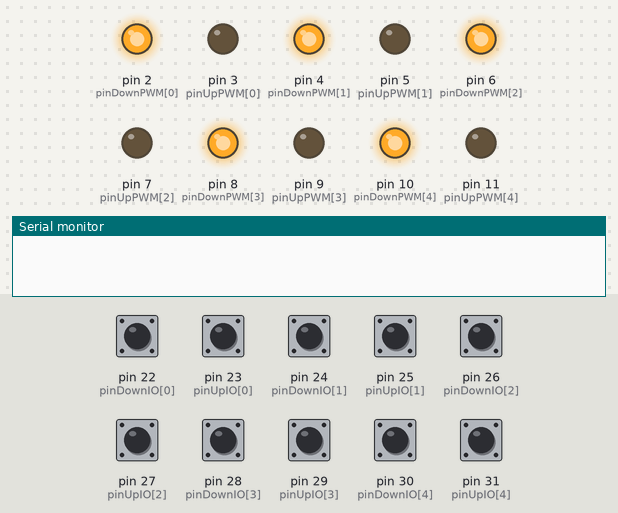
A program run on a simulated Arduino Mega 2560, built with avr-gcc and run on an emulated ATmega2560. On the bench: output pins drawn as LEDs (lit = HIGH), the last lines printed to the serial monitor. The test bench sets the inputs (shaded band); at power-on: pin 22 (pinDownIO[0]), pin 23 (pinUpIO[0]), pin 24 (pinDownIO[1]), pin 25 (pinUpIO[1]), pin 26 (pinDownIO[2]), pin 27 (pinUpIO[2]), pin 28 (pinDownIO[3]), pin 29 (pinUpIO[3]), pin 30 (pinDownIO[4]), pin 31 (pinUpIO[4]) LOW.

Above: at 4.2 s.
4.3 s: pin 23 (pinUpIO[0]) pulled HIGH for 1 s
At 5.4 s:
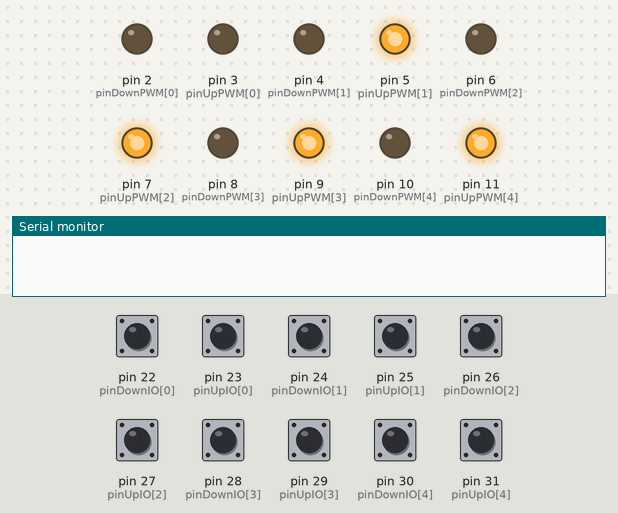
8.3 s: pin 22 (pinDownIO[0]) pulled HIGH for 0.15 s
At 9.1 s:
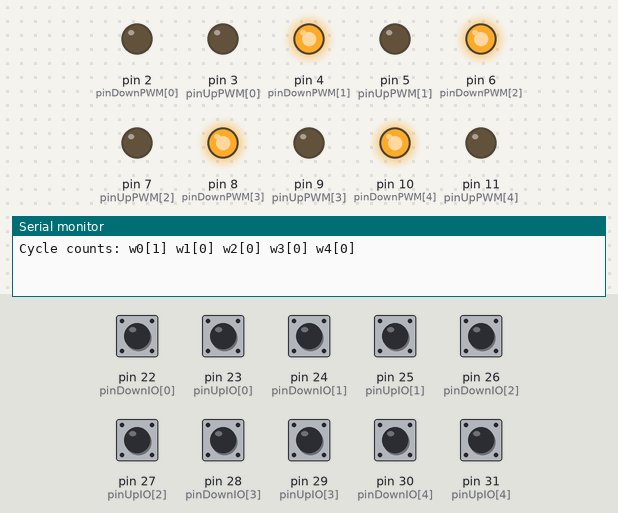
11.4 s: pin 25 (pinUpIO[1]) pulled HIGH for 0.15 s
At 11.8 s:
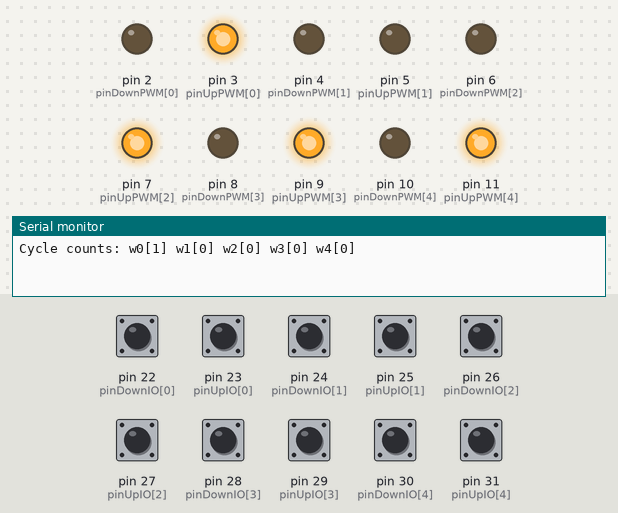
13.5 s: pin 24 (pinDownIO[1]) pulled HIGH for 0.15 s
At 14.2 s:
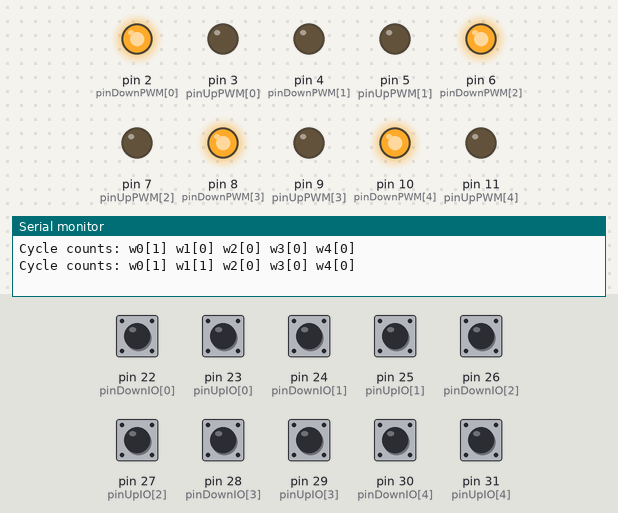
16.5 s: pin 27 (pinUpIO[2]) pulled HIGH for 0.15 s
At 16.9 s:
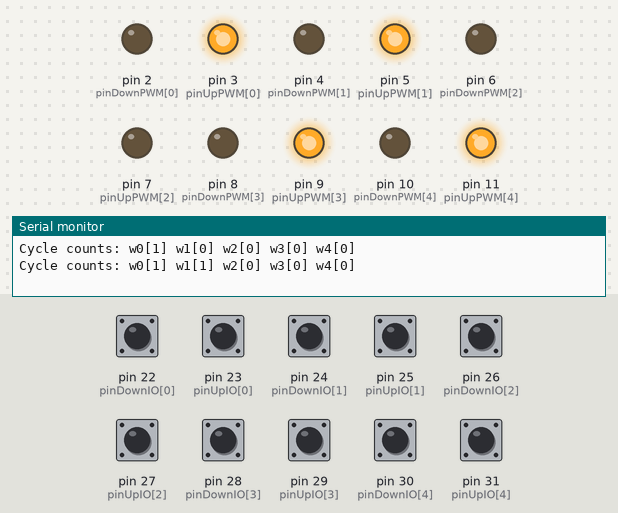
18.5 s: pin 26 (pinDownIO[2]) pulled HIGH for 0.15 s
Timing chart, 0 to 22.5 s (numbered marks = the images above; inputs shaded):
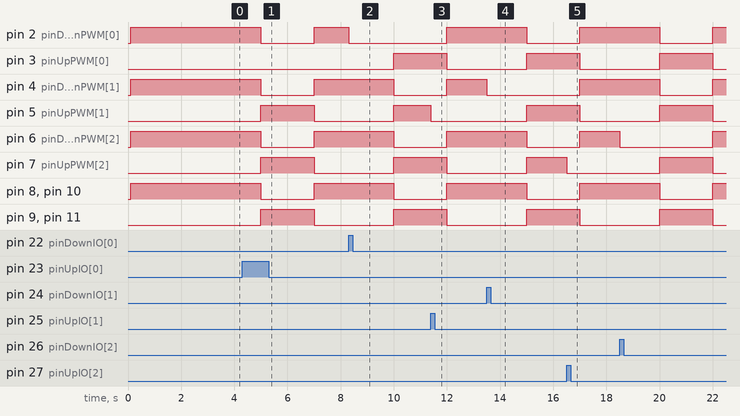

Measured:
- after the input at 4.3 s, pin 3 (pinUpPWM[0]): stays LOW (without the input it goes to HIGH after 0.70 s)
- after the input at 8.3 s, pin 2 (pinDownPWM[0]): HIGH → LOW after 0.00 s instead of 1.7 s
- after the input at 11.4 s, pin 5 (pinUpPWM[1]): HIGH → LOW after 0.00 s instead of 0.60 s
- after the input at 13.5 s, pin 4 (pinDownPWM[1]): HIGH → LOW after 0.00 s instead of 1.5 s
- after the input at 16.5 s, pin 7 (pinUpPWM[2]): HIGH → LOW after 0.00 s instead of 0.50 s

The program:

main.cpp
```cpp
// ######################################

// ============== main.cpp ==============

// ######################################

/**
 * @file Main Arduino file for running the maze.
 */

// BUILT IN
#include "Arduino.h"
#include <Wire.h>

//============ VARIABLES ===============

// Flags for testing
bool doLimitSwitchCheck = false;
bool doLimitSwitchPrint = false;
bool doRunStatePrint = false;
bool doTimePrint = false;

// Timing variables
const unsigned long dtRun = 5000;     // Minimum delay between loops
const unsigned long dtTimeout = 2000; // Timeout for the limit switch check

// Number of walls
const int NWALLS = 5;

// Pin mapping
int pinDownPWM[5] = {2, 4, 6, 8, 10};    // Down PWM pin (purple)
int pinUpPWM[5] = {3, 5, 7, 9, 11};      // Up PWM pin (blue wire)
int pinUpIO[5] = {23, 25, 27, 29, 31};   // Up limit switch pin (yellow wire)
int pinDownIO[5] = {22, 24, 26, 28, 30}; // Down limit switch pin (green wire)

// PWM settings
uint8_t pwmUpFreq = 255;   // PWM dowm movement frequency [0, 255]
uint8_t pwmDownFreq = 255; // PWM up movement frequency [0, 255]

// Limit switch state
byte switchState[5] = {0, 0, 0, 0, 0}; // [1:down, 2:up]

// Track the number of cycles
unsigned long cycleCount[5] = {0, 0, 0, 0, 0};

//=============== FUNCTIONS =============

/**
 * @brief Check the limit switches to see if they are triggered.
 *
 * @return 1 if the down limit switch is triggered, 2 if the up limit switch is triggered, 0 otherwise.
 */
byte checkLimitSwitches(int i_wall)
{
  // Check the down switch
  if (digitalRead(pinDownIO[i_wall]) == HIGH && switchState[i_wall] != 1)
  {
    switchState[i_wall] = 1;

    // Print switch triggered
    if (doLimitSwitchCheck || doLimitSwitchPrint)
    {
      Serial.print("Down switch triggered: ");
      Serial.println(i_wall);
    }
  }
  // Check the up switch
  else if (digitalRead(pinUpIO[i_wall]) == HIGH && switchState[i_wall] != 2)
  {
    switchState[i_wall] = 2;

    // Print switch triggered
    if (doLimitSwitchCheck || doLimitSwitchPrint)
    {
      Serial.print("UP switch triggered: ");
      Serial.println(i_wall);
    }
  }
  else
  {
    return 0;
  }
  return switchState[i_wall];
}

/**
 * @brief Run the walls up or down.
 *
 * @param run_dir Direction to run [1:down, 2:up].
 */
void runWalls(int run_dir)
{
  bool is_ran_arr[NWALLS] = {0};
  unsigned long start_time = millis(); // Record the start time

  // Run each wall
  for (int i_wall = 0; i_wall < NWALLS; i_wall++)
  {
    if (run_dir == 1)
    {
      // Move the wall down
      analogWrite(pinUpPWM[i_wall], 0);
      analogWrite(pinDownPWM[i_wall], pwmDownFreq);

      if (doRunStatePrint)
      {
        Serial.print("Start run wall down: wall=");
        Serial.print(i_wall);
        Serial.print(" state=");
        Serial.println(switchState[i_wall]);
      }
    }
    else if (run_dir == 2)
    {
      // Move the wall up
      analogWrite(pinDownPWM[i_wall], 0);
      analogWrite(pinUpPWM[i_wall], pwmUpFreq);

      if (doRunStatePrint)
      {
        Serial.print("Start run wall up: wall=");
        Serial.print(i_wall);
        Serial.print(" state=");
        Serial.println(switchState[i_wall]);
      }
    }
  }

  // Check each wall, with a timeout
  while (millis() - start_time < dtTimeout)
  {
    for (int i_wall = 0; i_wall < NWALLS; i_wall++)
    {
      if (is_ran_arr[i_wall])
      {
        continue;
      }
      if (run_dir == 1)
      {
        // Check for the down limit switch
        if (checkLimitSwitches(i_wall) == 1)
        {
          // Increment the cycle count for down movement
          cycleCount[i_wall]++;

          // Stop the wall
          analogWrite(pinUpPWM[i_wall], 0);
          analogWrite(pinDownPWM[i_wall], 0);

          is_ran_arr[i_wall] = true;

          if (doRunStatePrint)
          {
            Serial.print("Stop run wall down: wall=");
            Serial.print(i_wall);
            Serial.print(" state=");
            Serial.println(switchState[i_wall]);
          }
        }
      }
      else if (run_dir == 2)
      {
        // Check for the up limit switch
        if (checkLimitSwitches(i_wall) == 2)
        {
          // Stop the wall
          analogWrite(pinUpPWM[i_wall], 0);
          analogWrite(pinDownPWM[i_wall], 0);

          is_ran_arr[i_wall] = true;

          if (doRunStatePrint)
          {
            Serial.print("Stop run wall up: wall=");
            Serial.print(i_wall);
            Serial.print(" state=");
            Serial.println(switchState[i_wall]);
          }
        }
      }
    }
  }
}

/**
 * @brief Print the number of cycles.
 */
void printCycleCounts()
{
  char buffer[100]; // Create a buffer to hold the formatted string

  sprintf(buffer, "Cycle counts: w0[%lu] w1[%lu] w2[%lu] w3[%lu] w4[%lu]",
          cycleCount[0], cycleCount[1], cycleCount[2], cycleCount[3], cycleCount[4]);

  Serial.println(buffer); // Print the formatted string
}

//=============== SETUP =================
void setup()
{
  // Setup serial coms for serial monoitor
  Serial.begin(115200);
  delay(100);

  // Initialize the limit switches
  for (int i_wall = 0; i_wall < NWALLS; i_wall++)
  {
    pinMode(pinDownIO[i_wall], INPUT);
    pinMode(pinUpIO[i_wall], INPUT);
  }

  // Initialize the PWM pins
  for (int i_wall = 0; i_wall < NWALLS; i_wall++)
  {
    pinMode(pinUpPWM[i_wall], OUTPUT);
    pinMode(pinDownPWM[i_wall], OUTPUT);
    analogWrite(pinDownPWM[i_wall], 0);
    analogWrite(pinUpPWM[i_wall], 0);
  }

  // Move the gate down
  if (!doLimitSwitchCheck)
  {
    runWalls(1);
    delay(1000);
  }

  // Reset the cycle count
  for (int i_wall = 0; i_wall < NWALLS; i_wall++)
  {
    cycleCount[i_wall] = 0;
  }

  //while(true){};
}

//=============== LOOP ==================
void loop()
{
  static unsigned long previous_millis = 0; // Store the last time the loop ran
  unsigned long current_millis = millis();  // Get the current time
  unsigned long loop_dt = current_millis - previous_millis;

  // Run limit switch test
  if (doLimitSwitchCheck)
  {
    for (int wall_i = 0; wall_i < NWALLS; wall_i++)
    {
      checkLimitSwitches(wall_i);
    }
    return;
  }

  // Check if enough time has passed
  if (loop_dt < dtRun)
  {
    return;
  }

  // Update the last execution time
  previous_millis = current_millis;

  // Run wall up
  runWalls(2);

  // Run wall down
  runWalls(1);

  // Print the cycles
  printCycleCounts();

  // Print the time
  if (doTimePrint)
  {
    Serial.print("Time elapsed: total=");
    Serial.print(current_millis);
    Serial.print(" loop=");
    Serial.println(loop_dt);
  }
}
```
